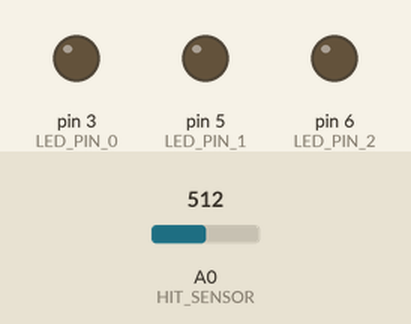
Bench run of a sketch on a simulated Arduino Uno, built with avr-gcc and run on an emulated ATmega328P. Shown: output pins drawn as LEDs (lit = HIGH). The test bench sets the inputs (shaded band); at power-on: A0 (HIT_SENSOR) = 512. Random numbers use the default seed unless the sketch sets one; what the sketch prints to the serial monitor is not drawn.

Above: at 14.8 s.
14.9 s: A0 (HIT_SENSOR) set to 140
At 21.9 s:
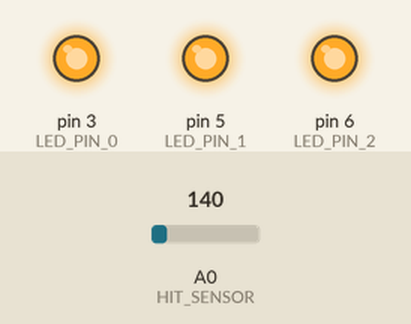
27.6 s: A0 (HIT_SENSOR) set to 160
Timing chart, 0 to 30.6 s (numbered marks = the images above; inputs shaded):
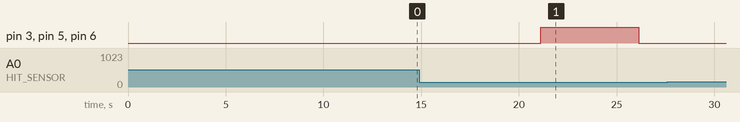

The sketch:

Sensor.ino
```cpp
const int HIT_THRESHOLD = 150;
const int TARGET_TIMEOUT = 1000;
const int TARGET_ACTIVATION_CHANCE = 100;
const int HIT_SENSOR = A0;
const int LED_PIN_0 = 3;
const int LED_PIN_1 = 5;
const int LED_PIN_2 = 6;

unsigned long startTime;
unsigned long elapsedTime;

int sensorReading;
int lastActiveTimestamp = -1;
int startflag;

void turnLedsOn() {
  digitalWrite(LED_PIN_0, HIGH);
  digitalWrite(LED_PIN_1, HIGH);
  digitalWrite(LED_PIN_2, HIGH);
}

void turnLedsOff() {
  digitalWrite(LED_PIN_0, LOW);
  digitalWrite(LED_PIN_1, LOW);
  digitalWrite(LED_PIN_2, LOW);
}

void setup() {
  pinMode(LED_PIN_0, OUTPUT);
  pinMode(LED_PIN_1, OUTPUT);
  pinMode(LED_PIN_2, OUTPUT);
  Serial.begin(9600);
}

void loop() {
  //delay before start
  delay(random(5000,9000));
  turnLedsOn();
  startflag = 1;
  startTime = millis();
  // loop only when LEDs are on
  while (startflag == 1) {
    sensorReading = analogRead(HIT_SENSOR);
    elapsedTime = millis() - startTime;
    checkHit(sensorReading);
  }
}

void checkHit(int sensorReading) {
  if (sensorReading >= HIT_THRESHOLD) {
    turnLedsOff();
//    elapsedTime = millis() - startTime;
//    Serial.println("Total time:");
//    Serial.print(elapsedTime);
    startflag = 0;
    Serial.println("Time: ");
    Serial.println(elapsedTime);
  }
  if (elapsedTime >= 5000) {
    turnLedsOff();
    startflag = 0;
    Serial.println("MISSED");
  }
}
```

Measured:
- after the input at 14.9 s, pin 3 (LED_PIN_0), pin 5 (LED_PIN_1), pin 6 (LED_PIN_2): LOW → HIGH after 6.2 s, → LOW 5.0 s later
